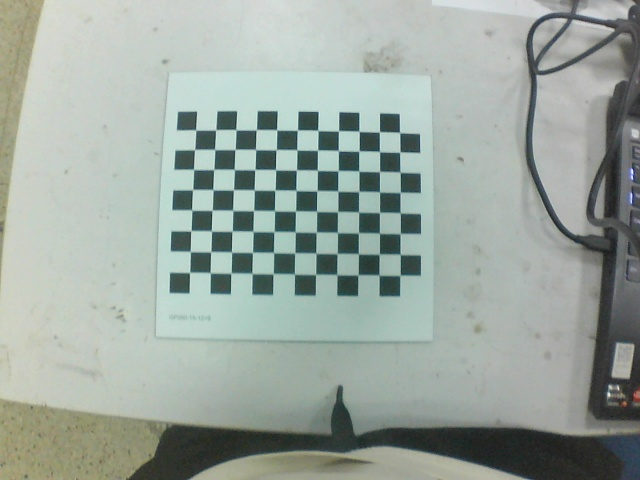
#> input picture src/cam/calibration_images/calib_20250411_192109_384190.jpg, 640 x 480 px; its folder holds only this picture in this run
$ python cam_cali.py
#> lines starting #> are read from the running program, lines starting #| are printed output that depends on the picture; after the words box and inside, x2 and y2 are one past the last pixel; in counts of white or black regions, pixels touching at a corner belong together; long printed decimals are rounded
import cv2
import numpy as np
import glob

# 标定板参数设置
CHECKERBOARD = (8, 11)  # 棋盘格内角点数量（行列数-1）
SQUARE_SIZE = 15       # 棋盘格方块实际尺寸（毫米）

# 准备世界坐标系中的3D点
objp = np.zeros((CHECKERBOARD[0]*CHECKERBOARD[1], 3), np.float32)
objp[:, :2] = np.mgrid[0:CHECKERBOARD[0], 0:CHECKERBOARD[1]].T.reshape(-1, 2) * SQUARE_SIZE

# 存储3D点和2D点的列表
objpoints = []  # 世界坐标系中的3D点
imgpoints = []  # 图像坐标系中的2D点

# 获取所有标定图像
images = glob.glob('/home/xxx/LidarDronevoid/src/cam/calibration_images/*.jpg')  # 标定图像存储路径

# 遍历所有图像进行角点检测
for fname in images:
    img = cv2.imread(fname)
#> img is the input picture: shape (480, 640, 3); mean B, G, R 159, 166.3, 155.4
    gray = cv2.cvtColor(img, cv2.COLOR_BGR2GRAY)
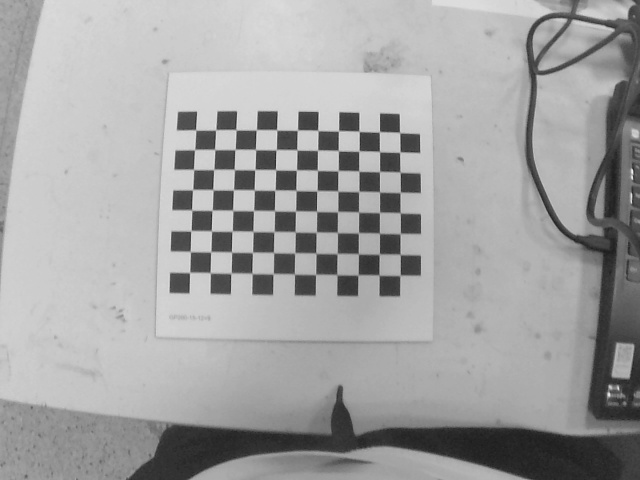
#> gray: shape (480, 640); min 29, max 244, mean 162.2

    # 查找棋盘格角点
    ret, corners = cv2.findChessboardCorners(gray, CHECKERBOARD,
        cv2.CALIB_CB_ADAPTIVE_THRESH + cv2.CALIB_CB_FAST_CHECK + cv2.CALIB_CB_NORMALIZE_IMAGE)
#> ret = True; corners = 88 rows, first 8: [189.6, 272.5], [190.2, 251.5], [190.9, 230.6], [191.6, 210.3], [192.6, 189.7], [193.5, 169.5], [194.7, 149.8], [195.6, 130.2]

    if ret:
        objpoints.append(objp)

        # 亚像素级精确化
        criteria = (cv2.TERM_CRITERIA_EPS + cv2.TERM_CRITERIA_MAX_ITER, 30, 0.001)
        corners2 = cv2.cornerSubPix(gray, corners, (11,11), (-1,-1), criteria)
#> corners2 = 88 rows, first 8: [189.6, 272.4], [190.3, 251.5], [190.9, 230.7], [191.7, 210.1], [192.6, 189.6], [193.6, 169.5], [194.6, 149.5], [195.7, 129.9]
        imgpoints.append(corners2)

        # 绘制并显示角点
        cv2.drawChessboardCorners(img, CHECKERBOARD, corners2, ret)
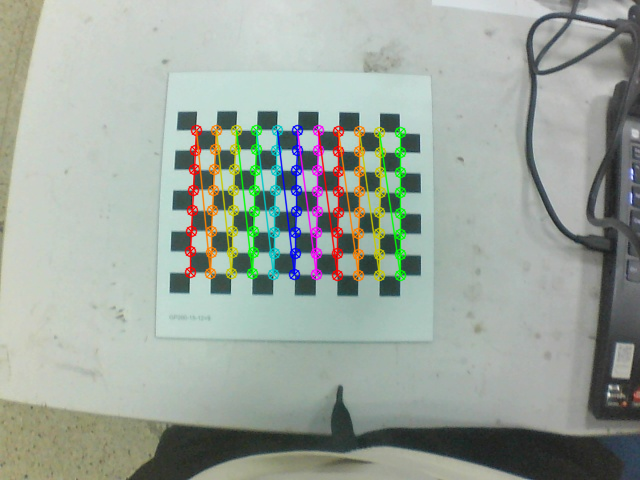
#> img: shape (480, 640, 3); 4.97% of pixels changed, all inside (x1, y1, x2, y2) = (184, 124, 407, 282)
        cv2.imshow('Corners Found', img)
        cv2.waitKey(500)

cv2.destroyAllWindows()

# 执行相机标定
ret, mtx, dist, rvecs, tvecs = cv2.calibrateCamera(
    objpoints, imgpoints, gray.shape[::-1], None, None)
#> ret = 0.0573; mtx = [[250.5, 0, 333.1], [0, 249.6, 265.4], [0, 0, 1]]; dist = [[-0.0595, 0.0163, -0.00241, -0.00162, -0.00968]]; rvecs = ([-0.016, -0.0327, -1.56],); tvecs = ([-102.3, 5.11, 175.8],)

# 输出焦距参数
print("\n相机内参矩阵:")
print(mtx)
#| [[250.452   0.         333.127]
#|  [  0.         249.600 265.442]
#|  [  0.           0.           1.        ]]
print(f"\n焦距 (fx, fy): ({mtx[0,0]:.2f}, {mtx[1,1]:.2f}) pixels")
#| 焦距 (fx, fy): (250.45, 249.60) pixels
print(f"主点坐标 (cx, cy): ({mtx[0,2]:.2f}, {mtx[1,2]:.2f}) pixels")
#| 主点坐标 (cx, cy): (333.13, 265.44) pixels

# 计算标定误差
mean_error = 0
for i in range(len(objpoints)):
    imgpoints2, _ = cv2.projectPoints(objpoints[i], rvecs[i], tvecs[i], mtx, dist)
    error = cv2.norm(imgpoints[i], imgpoints2, cv2.NORM_L2)/len(imgpoints2)
    mean_error += error
#> this loop made 1 pass
#> (error, mean_error) on pass 1: (0.00611, 0.00611)
#> after the loop, mean_error = 0.00611
print(f"\n总重投影误差: {mean_error/len(objpoints):.2f} pixels")
#| 总重投影误差: 0.01 pixels

$ run again, on src/cam/calibration_images/calib_20250411_192122_427550.jpg
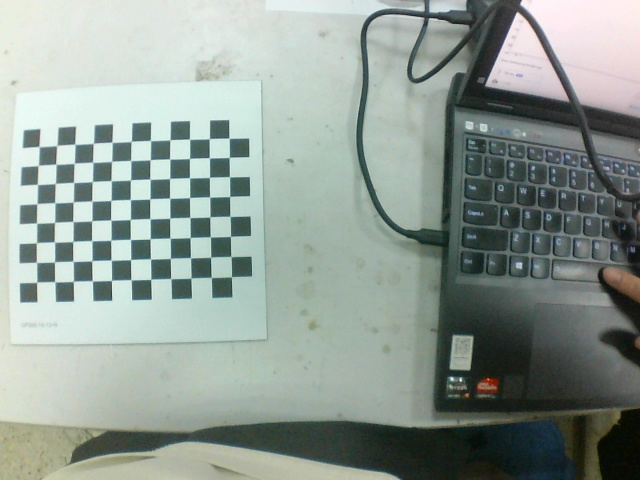
#> input picture src/cam/calibration_images/calib_20250411_192122_427550.jpg, 640 x 480 px
#> img is the input picture: shape (480, 640, 3); mean B, G, R 148.6, 155.7, 143.9
#> `gray = cv2.cvtColor(img, cv2.COLOR_BGR2GRAY)`:
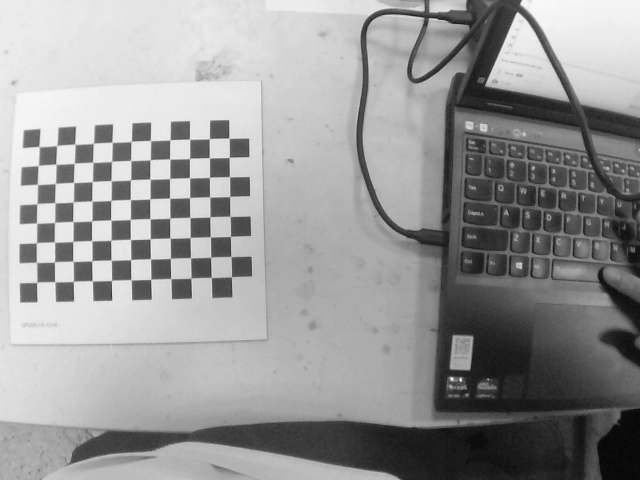
#> gray: shape (480, 640); min 5, max 249, mean 151.4
#> `ret, corners = cv2.findChessboardCorners(gray, CHECKERBOARD, cv2.CALIB..`: ret = True; corners = 88 rows, first 8: [36.48, 282.3], [36.42, 262.5], [36.25, 242.7], [36.62, 223.1], [36.75, 203.7], [37.42, 184.4], [38.2, 165.4], [38.98, 146.6]
#> corners2 = 88 rows, first 8: [36.69, 282.2], [36.54, 262.4], [36.41, 242.7], [36.6, 223.1], [36.88, 203.7], [37.46, 184.4], [38.27, 165.4], [39.14, 146.6]
#> `cv2.drawChessboardCorners(img, CHECKERBOARD, corners2, ret)`:
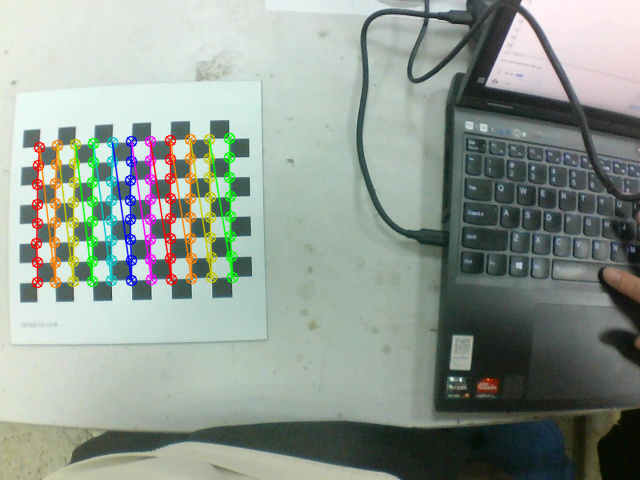
#> img: shape (480, 640, 3); 4.83% of pixels changed, all inside (x1, y1, x2, y2) = (30, 132, 239, 289)
#> `ret, mtx, dist, rvecs, tvecs = cv2.calibrateCamera( objpoints, imgpoin..`: ret = 0.0617; mtx = [[395.8, 0, 333.5], [0, 397.3, 262.7], [0, 0, 1]]; dist = [[-0.139, 0.0154, -0.00227, -0.00422, -3.18e-05]]; rvecs = ([0.0442, -0.106, -1.6],); tvecs = ([-224.9, 15.19, 277.4],)
#| [[395.844   0.         333.489]
#|  [  0.         397.324 262.737]
#|  [  0.           0.           1.        ]]
#| 焦距 (fx, fy): (395.84, 397.32) pixels
#| 主点坐标 (cx, cy): (333.49, 262.74) pixels
#> the loop `for i in range(len(objpoints)):` made 1 pass
#> (error, mean_error) on pass 1: (0.00658, 0.00658)
#> after the loop `for i in range(len(objpoints)):`: mean_error = 0.00658
#| 总重投影误差: 0.01 pixels

$ run again, on src/cam/calibration_images/calib_20250411_192124_608226.jpg
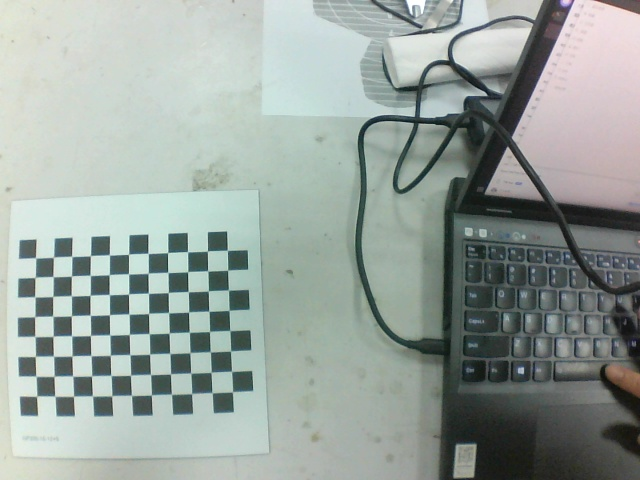
#> input picture src/cam/calibration_images/calib_20250411_192124_608226.jpg, 640 x 480 px
#> img is the input picture: shape (480, 640, 3); mean B, G, R 156.9, 162.3, 152.1
#> `ret, corners = cv2.findChessboardCorners(gray, CHECKERBOARD, cv2.CALIB..`: ret = True; corners = 88 rows, first 8: [36.69, 396], [35.89, 376.3], [35.3, 356.4], [34.66, 336.7], [34.54, 316.5], [34.81, 297], [35.09, 277.6], [35.47, 258.1]
#> corners2 = 88 rows, first 8: [36.71, 396.1], [35.92, 376.3], [35.39, 356.4], [34.88, 336.5], [34.76, 316.6], [34.82, 296.9], [35.15, 277.3], [35.63, 257.9]
#> `cv2.drawChessboardCorners(img, CHECKERBOARD, corners2, ret)`:
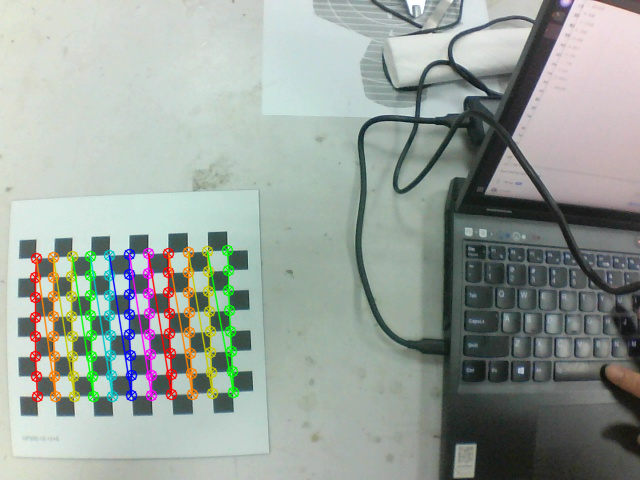
#> img: shape (480, 640, 3); 4.9% of pixels changed, all inside (x1, y1, x2, y2) = (29, 244, 240, 403)
#> `ret, mtx, dist, rvecs, tvecs = cv2.calibrateCamera( objpoints, imgpoin..`: ret = 0.0636; mtx = [[365.5, 0, 311.7], [0, 364.5, 263.5], [0, 0, 1]]; dist = [[-0.117, 0.0206, -0.00248, 0.0045, -0.00498]]; rvecs = ([-0.0134, -0.159, -1.61],); tvecs = ([-207.5, 100.4, 247.3],)
#| [[365.478   0.         311.682]
#|  [  0.         364.480  263.544]
#|  [  0.           0.           1.        ]]
#| 焦距 (fx, fy): (365.48, 364.48) pixels
#| 主点坐标 (cx, cy): (311.68, 263.54) pixels
#> the loop `for i in range(len(objpoints)):` made 1 pass
#> (error, mean_error) on pass 1: (0.00678, 0.00678)
#> after the loop `for i in range(len(objpoints)):`: mean_error = 0.00678
#| 总重投影误差: 0.01 pixels

$ run again, on src/cam/calibration_images/calib_20250411_192128_171954.jpg
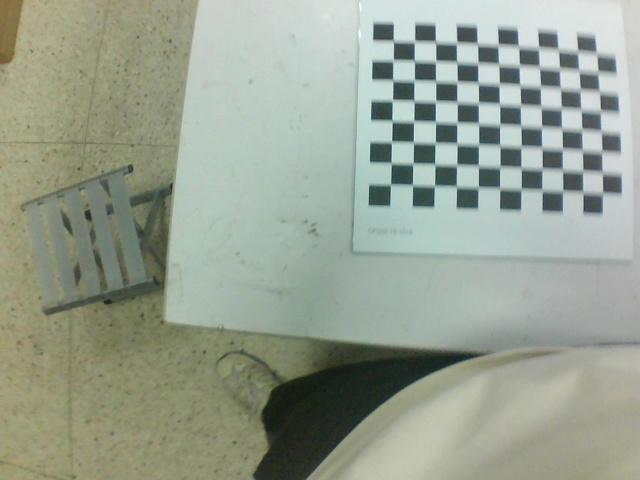
#> input picture src/cam/calibration_images/calib_20250411_192128_171954.jpg, 640 x 480 px
#> img is the input picture: shape (480, 640, 3); mean B, G, R 145.3, 160.3, 151.2
#> `gray = cv2.cvtColor(img, cv2.COLOR_BGR2GRAY)`:
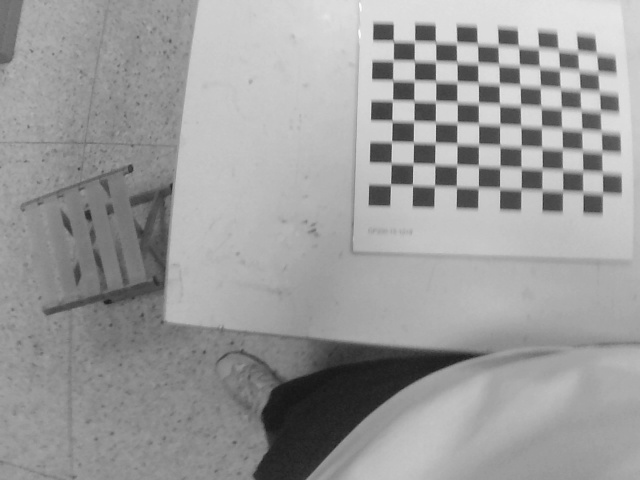
#> gray: shape (480, 640); min 22, max 253, mean 155.9
#> `ret, corners = cv2.findChessboardCorners(gray, CHECKERBOARD, cv2.CALIB..`: ret = True; corners = 88 rows, first 8: [394, 183], [391, 163.5], [391.5, 142], [391.7, 119], [393, 101.5], [392.9, 80.48], [393.5, 60.5], [393.5, 41.5]
#> corners2 = 88 rows, first 8: [390.5, 184.5], [391.2, 163], [391.5, 141.7], [392, 120.9], [392.4, 100.3], [392.7, 80.17], [393.1, 60.39], [393.4, 41.07]
#> `cv2.drawChessboardCorners(img, CHECKERBOARD, corners2, ret)`:
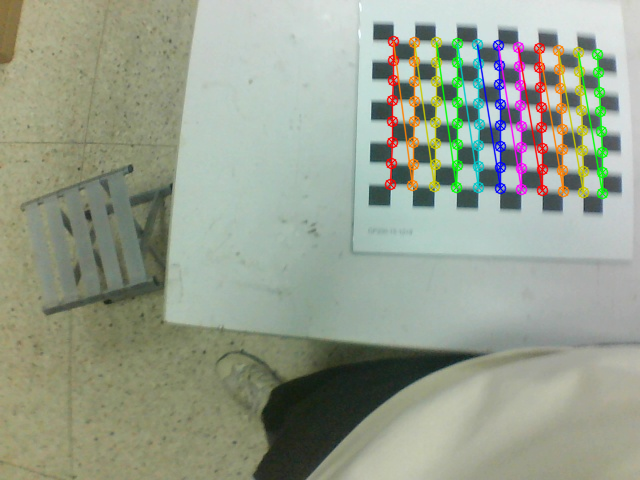
#> img: shape (480, 640, 3); 4.97% of pixels changed, all inside (x1, y1, x2, y2) = (384, 35, 609, 200)
#> `ret, mtx, dist, rvecs, tvecs = cv2.calibrateCamera( objpoints, imgpoin..`: ret = 0.0837; mtx = [[553.9, 0, 335.4], [0, 548.4, 254.4], [0, 0, 1]]; dist = [[-0.257, 0.0383, 0.000898, 0.00237, 0.0179]]; rvecs = ([-0.0737, 0.0614, -1.54],); tvecs = ([37.51, -48.16, 375.2],)
#| [[553.916   0.         335.448]
#|  [  0.         548.396 254.352]
#|  [  0.           0.           1.        ]]
#| 焦距 (fx, fy): (553.92, 548.40) pixels
#| 主点坐标 (cx, cy): (335.45, 254.35) pixels
#> the loop `for i in range(len(objpoints)):` made 1 pass
#> (error, mean_error) on pass 1: (0.00892, 0.00892)
#> after the loop `for i in range(len(objpoints)):`: mean_error = 0.00892
#| 总重投影误差: 0.01 pixels

$ run again, on src/cam/calibration_images/calib_20250411_192114_796275.jpg
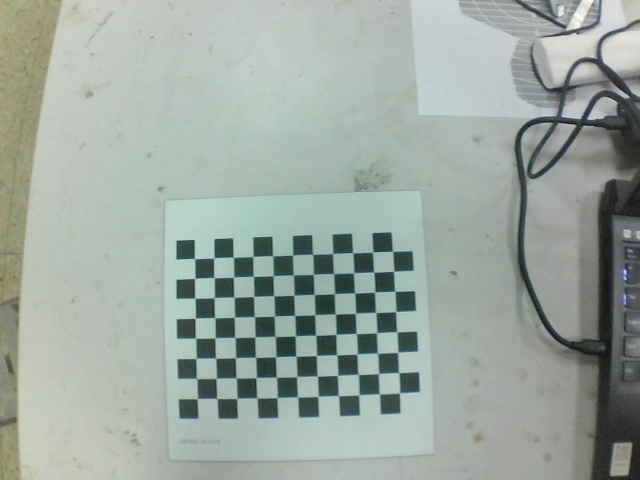
#> input picture src/cam/calibration_images/calib_20250411_192114_796275.jpg, 640 x 480 px
#> img is the input picture: shape (480, 640, 3); mean B, G, R 160.3, 167.5, 156.1
#> `gray = cv2.cvtColor(img, cv2.COLOR_BGR2GRAY)`:
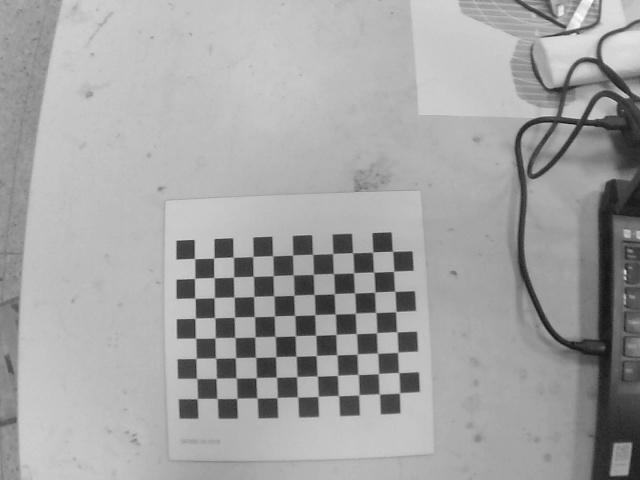
#> gray: shape (480, 640); min 14, max 254, mean 163.3
#> `ret, corners = cv2.findChessboardCorners(gray, CHECKERBOARD, cv2.CALIB..`: ret = True; corners = 88 rows, first 8: [197.1, 398.3], [196.6, 378.6], [196, 358.5], [195.5, 338.2], [195.3, 318.3], [194.9, 298.3], [194.7, 278.4], [194.5, 258.7]
#> corners2 = 88 rows, first 8: [197.3, 398.5], [196.7, 378.5], [196, 358.3], [195.6, 338.2], [195.2, 318.2], [194.8, 298.2], [194.7, 278.3], [194.6, 258.5]
#> `cv2.drawChessboardCorners(img, CHECKERBOARD, corners2, ret)`:
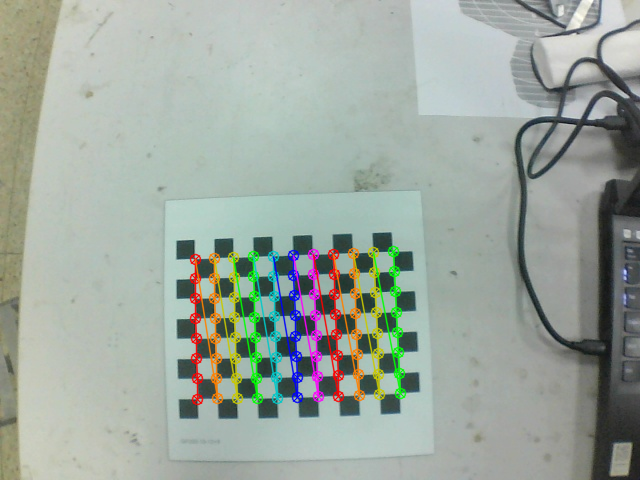
#> img: shape (480, 640, 3); 4.93% of pixels changed, all inside (x1, y1, x2, y2) = (189, 245, 407, 406)
#> `ret, mtx, dist, rvecs, tvecs = cv2.calibrateCamera( objpoints, imgpoin..`: ret = 0.0608; mtx = [[352.7, 0, 315.5], [0, 351.9, 255.7], [0, 0, 1]]; dist = [[-0.124, 0.101, -0.000647, 0.00311, -0.149]]; rvecs = ([-0.0788, -0.0756, -1.61],); tvecs = ([-88.23, 106.7, 253.6],)
#| [[352.657   0.         315.484]
#|  [  0.         351.911 255.713 ]
#|  [  0.           0.           1.        ]]
#| 焦距 (fx, fy): (352.66, 351.91) pixels
#| 主点坐标 (cx, cy): (315.48, 255.71) pixels
#> the loop `for i in range(len(objpoints)):` made 1 pass
#> (error, mean_error) on pass 1: (0.00648, 0.00648)
#> after the loop `for i in range(len(objpoints)):`: mean_error = 0.00648
#| 总重投影误差: 0.01 pixels
